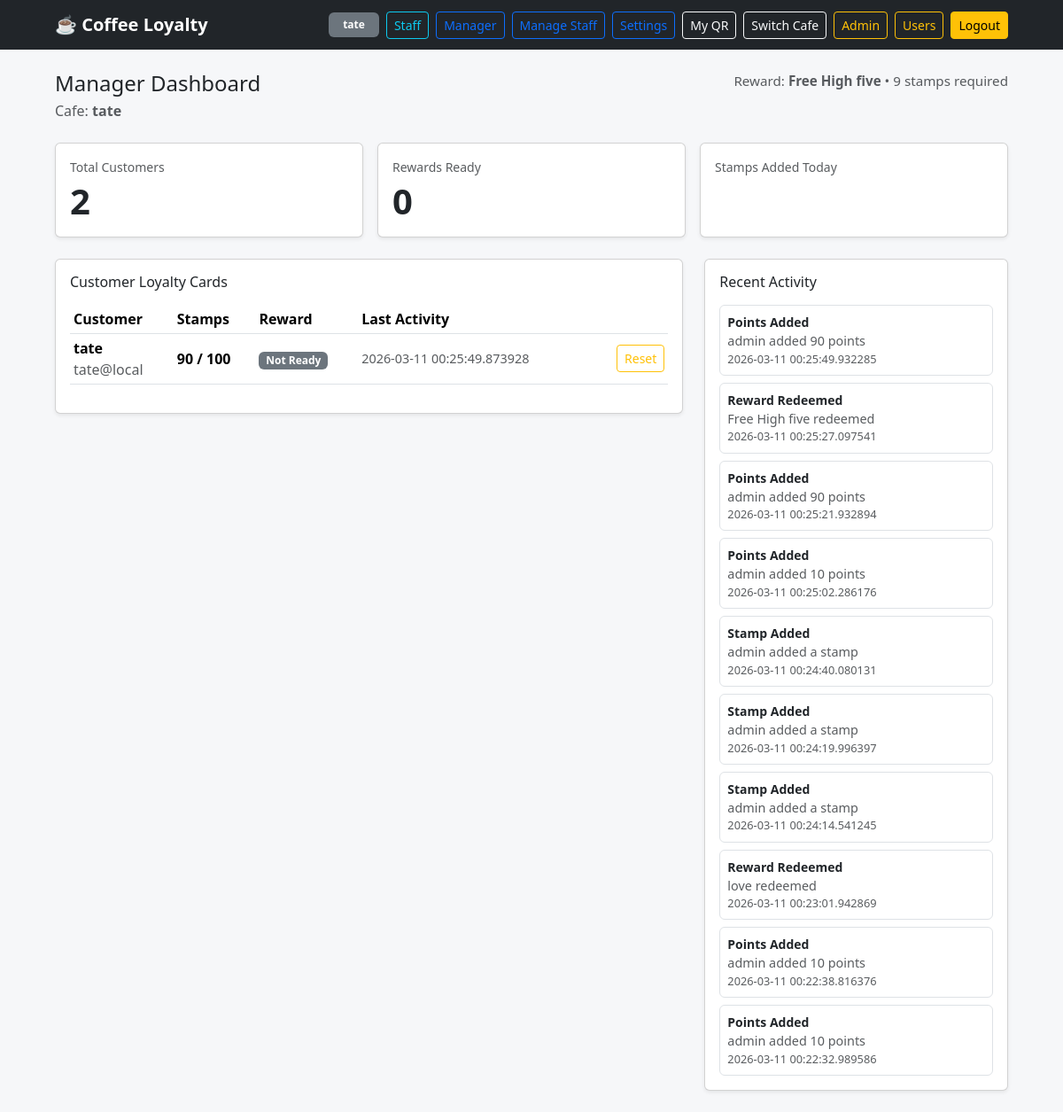
Page /manager (signed in) on the earlier database version.
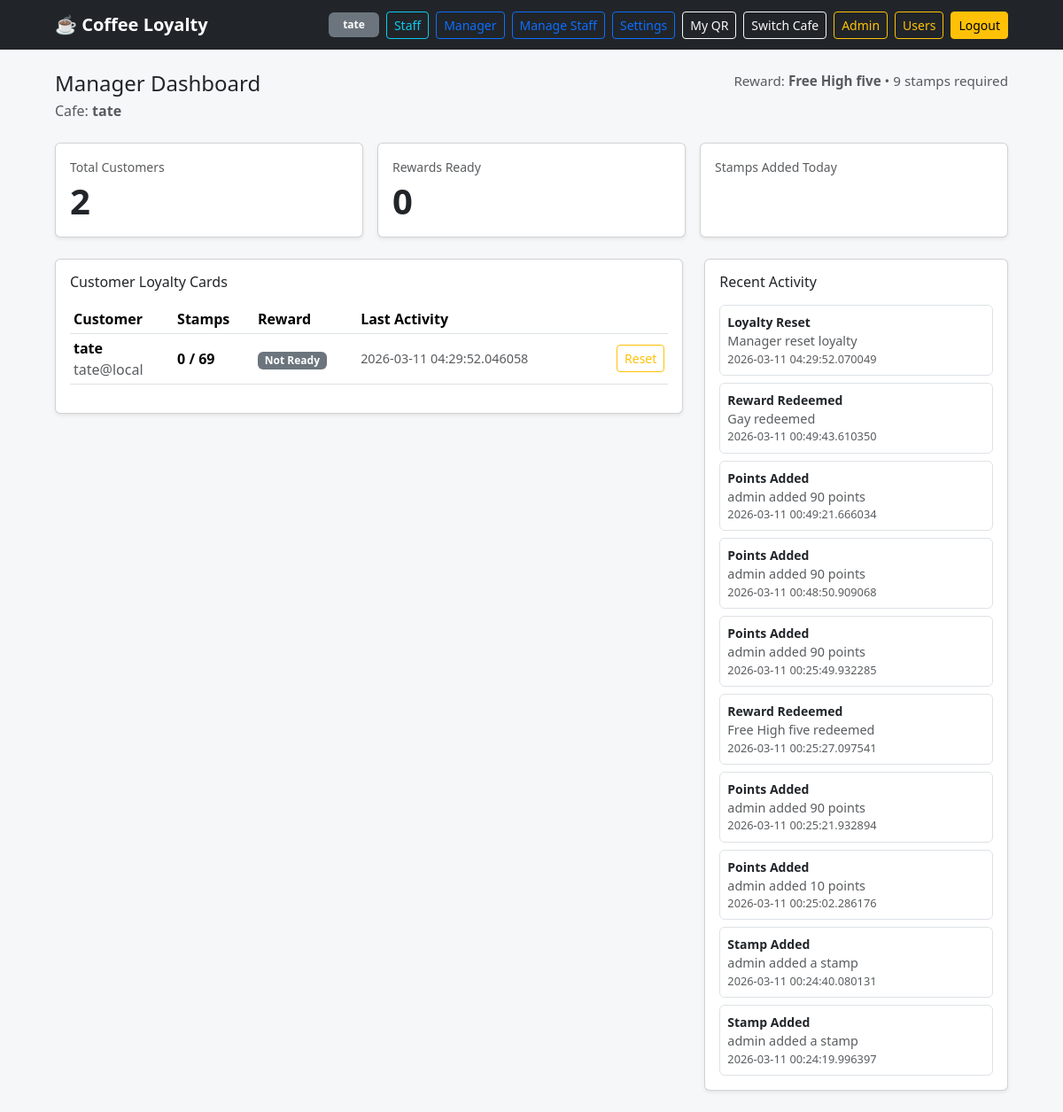
Same page on the later database version.
### models.py (models this page shows)
class User(db.Model):
    __tablename__ = "users"
    id = db.Column(db.Integer, primary_key=True)
    username = db.Column(db.String(40), unique=True, nullable=False, index=True)
    email = db.Column(db.String(255), unique=True, nullable=False, index=True)
    password_hash = db.Column(db.String(255), nullable=False)
    is_active = db.Column(db.Boolean, nullable=False, default=True)
    is_global_admin = db.Column(db.Boolean, nullable=False, default=False)
    qr_token = db.Column(
        db.String(64),
        unique=True,
        nullable=False,
        default=lambda: secrets.token_urlsafe(32),
    )
    created_at = db.Column(db.DateTime, nullable=False, default=datetime.utcnow)
    memberships = db.relationship(
        "CafeMember",
        back_populates="user",
        cascade="all, delete-orphan",
    )
    loyalty_cards = db.relationship(
        "LoyaltyCard",
        back_populates="user",
        cascade="all, delete-orphan",
    )
    notifications = db.relationship(
        "Notification",
        back_populates="user",
        cascade="all, delete-orphan",
    )
    activity_as_actor = db.relationship(
        "ActivityLog",
        foreign_keys="ActivityLog.actor_user_id",
        back_populates="actor_user",
        cascade="all, delete-orphan",
    )
    activity_as_target = db.relationship(
        "ActivityLog",
        foreign_keys="ActivityLog.target_user_id",
        back_populates="target_user",
        cascade="all, delete-orphan",
    )

class LoyaltyCard(db.Model):
    __tablename__ = "loyalty_cards"
    id = db.Column(db.Integer, primary_key=True)
    user_id = db.Column(db.Integer, db.ForeignKey("users.id"), nullable=False, index=True)
    cafe_id = db.Column(db.Integer, db.ForeignKey("cafes.id"), nullable=False, index=True)
    reward_available = db.Column(db.Boolean, nullable=False, default=False)
    stamp_count = db.Column(db.Integer, nullable=False, default=0)
    points_balance = db.Column(db.Integer, nullable=False, default=0)
    unlocked_tier_id = db.Column(db.Integer, db.ForeignKey("reward_tiers.id"), nullable=True, index=True)
    last_scan_at = db.Column(db.DateTime, nullable=True)
    last_redeem_at = db.Column(db.DateTime, nullable=True)
    last_activity_at = db.Column(db.DateTime, nullable=True)
    updated_at = db.Column(db.DateTime, nullable=False, default=datetime.utcnow, onupdate=datetime.utcnow)
    __table_args__ = (
        db.UniqueConstraint("user_id", "cafe_id", name="uq_user_cafe_loyalty"),
    )
    user = db.relationship("User", back_populates="loyalty_cards")
    cafe = db.relationship("Cafe", back_populates="loyalty_cards")
    unlocked_tier = db.relationship("RewardTier")

class ActivityLog(db.Model):
    __tablename__ = "activity_logs"
    id = db.Column(db.Integer, primary_key=True)
    cafe_id = db.Column(db.Integer, db.ForeignKey("cafes.id"), nullable=False, index=True)
    actor_user_id = db.Column(db.Integer, db.ForeignKey("users.id"), nullable=True, index=True)
    target_user_id = db.Column(db.Integer, db.ForeignKey("users.id"), nullable=False, index=True)
    action = db.Column(db.String(40), nullable=False, index=True)
    stamp_delta = db.Column(db.Integer, nullable=False, default=0)
    points_delta = db.Column(db.Integer, nullable=False, default=0)
    note = db.Column(db.String(255), nullable=True)
    created_at = db.Column(db.DateTime, nullable=False, default=datetime.utcnow, index=True)
    cafe = db.relationship("Cafe", back_populates="activity_logs")
    actor_user = db.relationship("User", foreign_keys=[actor_user_id], back_populates="activity_as_actor")
    target_user = db.relationship("User", foreign_keys=[target_user_id], back_populates="activity_as_target")

### app.py (the view, shortened to what this page needs)
    @app.get("/manager")
    @require_login
    @require_cafe_selected
    @require_role_in_cafe("manager")
    def manager_dashboard():
        cafe = current_cafe()
        settings = ensure_cafe_settings(cafe)
        cards = (
            LoyaltyCard.query.filter_by(cafe_id=cafe.id)
            .order_by(LoyaltyCard.updated_at.desc())
            .limit(300)
            .all()
        )
        rows = []
        for c in cards:
            u = db.session.get(User, c.user_id)
            if not u or u.is_global_admin:
                continue
            progress = get_loyalty_progress(c, settings, cafe.id)
            rows.append((u, c, progress))
        total_customers = LoyaltyCard.query.filter_by(cafe_id=cafe.id).count()
        rewards_ready = LoyaltyCard.query.filter_by(cafe_id=cafe.id, reward_available=True).count()
        today = datetime.utcnow().date()
        if settings.loyalty_type in ("points", "tiered_points"):
            activity_today = (
                db.session.query(func.coalesce(func.sum(ActivityLog.points_delta), 0))
                .filter(ActivityLog.cafe_id == cafe.id)
                .filter(ActivityLog.action == "points_added")
                .filter(func.date(ActivityLog.created_at) == today)
                .scalar()
            ) or 0
        recent_activity = (
            ActivityLog.query.filter_by(cafe_id=cafe.id)
            .order_by(ActivityLog.created_at.desc())
            .limit(10)
            .all()
        )
        tiers = get_active_reward_tiers(cafe.id) if settings.loyalty_type == "tiered_points" else []
        return render_template(
            "manager_dashboard.html",
            rows=rows,
            settings=settings,
            total_customers=total_customers,
            rewards_ready=rewards_ready,
            activity_today=activity_today,
            recent_activity=recent_activity,
            tiers=tiers,
        )

### app.py (called while the page is built)
def ensure_cafe_settings(cafe: Cafe) -> CafeSettings:
    if cafe.settings:
        return cafe.settings
    settings = CafeSettings(cafe_id=cafe.id)
    db.session.add(settings)
    db.session.commit()
    return settings

def get_active_reward_tiers(cafe_id: int):
    return (
        RewardTier.query
        .filter_by(cafe_id=cafe_id, is_active=True)
        .order_by(RewardTier.points_required.asc())
        .all()
    )

def get_best_unlocked_tier(points_balance: int, cafe_id: int):
    tiers = get_active_reward_tiers(cafe_id)
    unlocked = None
    for tier in tiers:
        if points_balance >= tier.points_required:
            unlocked = tier
        else:
            break
    return unlocked

def get_next_tier(points_balance: int, cafe_id: int):
    tiers = get_active_reward_tiers(cafe_id)
    for tier in tiers:
        if points_balance < tier.points_required:
            return tier
    return None

### templates/manager_dashboard.html (shortened to what the changed rows need)
{% extends "base.html" %}
{% block content %}
<div class="d-flex justify-content-between align-items-start flex-wrap gap-3 mb-4">
  <div>
    <h1 class="h4 mb-1">Manager Dashboard</h1>
  </div>
</div>
<div class="row g-4">
  <div class="col-lg-8">
    <div class="card shadow-sm">
      <div class="card-body">
        <h2 class="h6 mb-3">Customer Loyalty Cards</h2>
        {% if rows and rows|length > 0 %}
          <div class="table-responsive">
            <table class="table table-sm align-middle">
              <thead>
                <tr>
                  <th>Customer</th>
                  <th>Stamps</th>
                  <th>Reward</th>
                  <th>Last Activity</th>
                  <th></th>
                </tr>
              </thead>
              <tbody>
                {% for u, card, progress in rows %}
                  <tr>
                    <td>
                      <strong>{{ u.username }}</strong><br>
                      <span class="text-muted">{{ u.email }}</span>
                    </td>
                    <td>
                      <span class="fw-semibold">
                        {{ progress.current }} / {{ progress.required }}
                      </span>
                    </td>
                    <td>
                      {% if card.reward_available %}
                        <span class="badge bg-success">{{ settings.reward_name }} Ready</span>
                      {% else %}
                        <span class="badge bg-secondary">Not Ready</span>
                      {% endif %}
                    </td>
                    <td class="text-muted" style="font-size:0.9rem;">
                      {% if card.last_activity_at %}
                        {{ card.last_activity_at }}
                      {% else %}
                        —
                      {% endif %}
                    </td>
                    <td class="text-end">
                      <form method="post"
                            action="{{ url_for('manager_reset_loyalty') }}"
                            class="m-0">
                        <button class="btn btn-sm btn-outline-warning"
                                onclick="return confirm('Reset loyalty for {{ u.username }}?');">
                          Reset
                        </button>
                      </form>
                    </td>
                  </tr>
                {% endfor %}
              </tbody>
            </table>
          </div>
        {% else %}
          <div class="alert alert-info mb-0">
            No customer loyalty cards yet for this cafe.
          </div>
        {% endif %}
      </div>
    </div>
  </div>
  <div class="col-lg-4">
    <div class="card shadow-sm">
      <div class="card-body">
        <h2 class="h6 mb-3">Recent Activity</h2>
        {% if recent_activity and recent_activity|length > 0 %}
          <div class="d-flex flex-column gap-2">
            {% for item in recent_activity %}
              <div class="border rounded p-2">
                <div class="fw-semibold small">
                  {{ item.action.replace('_', ' ').title() }}
                </div>
                <div class="text-muted" style="font-size:0.9rem;">
                  {% if item.note %}
                    {{ item.note }}
                  {% else %}
                    No details
                  {% endif %}
                </div>
                <div class="text-muted" style="font-size:0.8rem;">
                  {{ item.created_at }}
                </div>
              </div>
            {% endfor %}
          </div>
        {% else %}
          <div class="text-muted">
            No recent activity yet.
          </div>
        {% endif %}
      </div>
    </div>
  </div>
</div>
{% endblock %}

Differences in the rows shown:
no longer on this page (row unchanged): ActivityLog: action.replace "Stamp Added", note "admin added a stamp", created_at "2026-03-11 00:24:14.541245"
no longer on this page (row unchanged): ActivityLog: action.replace "Reward Redeemed", note "love redeemed", created_at "2026-03-11 00:23:01.942869"
no longer on this page (row unchanged): ActivityLog: action.replace "Points Added", note "admin added 10 points", created_at "2026-03-11 00:22:38.816376"
no longer on this page (row unchanged): ActivityLog: action.replace "Points Added", note "admin added 10 points", created_at "2026-03-11 00:22:32.989586"
changed through a linked row, User "tate": current "90" → "0"; required "100" → "69"; last_activity_at "2026-03-11 00:25:49.873928" → "2026-03-11 04:29:52.046058"
added ActivityLog: action.replace "Loyalty Reset", note "Manager reset loyalty", created_at "2026-03-11 04:29:52.070049"
added ActivityLog: action.replace "Reward Redeemed", note "Gay redeemed", created_at "2026-03-11 00:49:43.610350"
added ActivityLog: action.replace "Points Added", note "admin added 90 points", created_at "2026-03-11 00:49:21.666034"
added ActivityLog: action.replace "Points Added", note "admin added 90 points", created_at "2026-03-11 00:48:50.909068"
